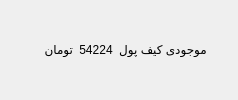
      <widget class="QWidget" name="pageWallet">
       <layout class="QVBoxLayout" name="verticalLayout_8">
        <item>
         <layout class="QHBoxLayout" name="horizontalLayout_2">
          <property name="leftMargin">
           <number>20</number>
          </property>
          <property name="rightMargin">
           <number>20</number>
          </property>
          <item alignment="Qt::AlignHCenter|Qt::AlignVCenter">
           <widget class="QLabel" name="lblGifWallet">
            <property name="styleSheet">
             <string notr="true">font: 18pt &quot;IRANSans&quot;;</string>
            </property>
            <property name="text">
             <string/>
            </property>
            <property name="alignment">
             <set>Qt::AlignCenter</set>
            </property>
           </widget>
          </item>
          <item alignment="Qt::AlignRight|Qt::AlignVCenter">
           <widget class="QLabel" name="label_4">
            <property name="styleSheet">
             <string notr="true">font: 26pt &quot;IRANSans&quot;;
color:#000000;</string>
            </property>
            <property name="text">
             <string>تومان</string>
            </property>
           </widget>
          </item>
          <item alignment="Qt::AlignHCenter|Qt::AlignVCenter">
           <widget class="QLabel" name="lblWallet">
            <property name="styleSheet">
             <string notr="true">font: 87 32pt &quot;IRANSansFaNum Black&quot;;
color:#000000;</string>
            </property>
            <property name="text">
             <string>54224</string>
            </property>
            <property name="alignment">
             <set>Qt::AlignCenter</set>
            </property>
           </widget>
          </item>
          <item alignment="Qt::AlignHCenter|Qt::AlignVCenter">
           <widget class="QLabel" name="lblTxtWallet">
            <property name="styleSheet">
             <string notr="true">font: 26pt &quot;IRANSans&quot;;
color:#000000;</string>
            </property>
            <property name="text">
             <string>موجودی کیف پول</string>
            </property>
            <property name="alignment">
             <set>Qt::AlignCenter</set>
            </property>
           </widget>
          </item>
         </layout>
        </item>
       </layout>
      </widget>
